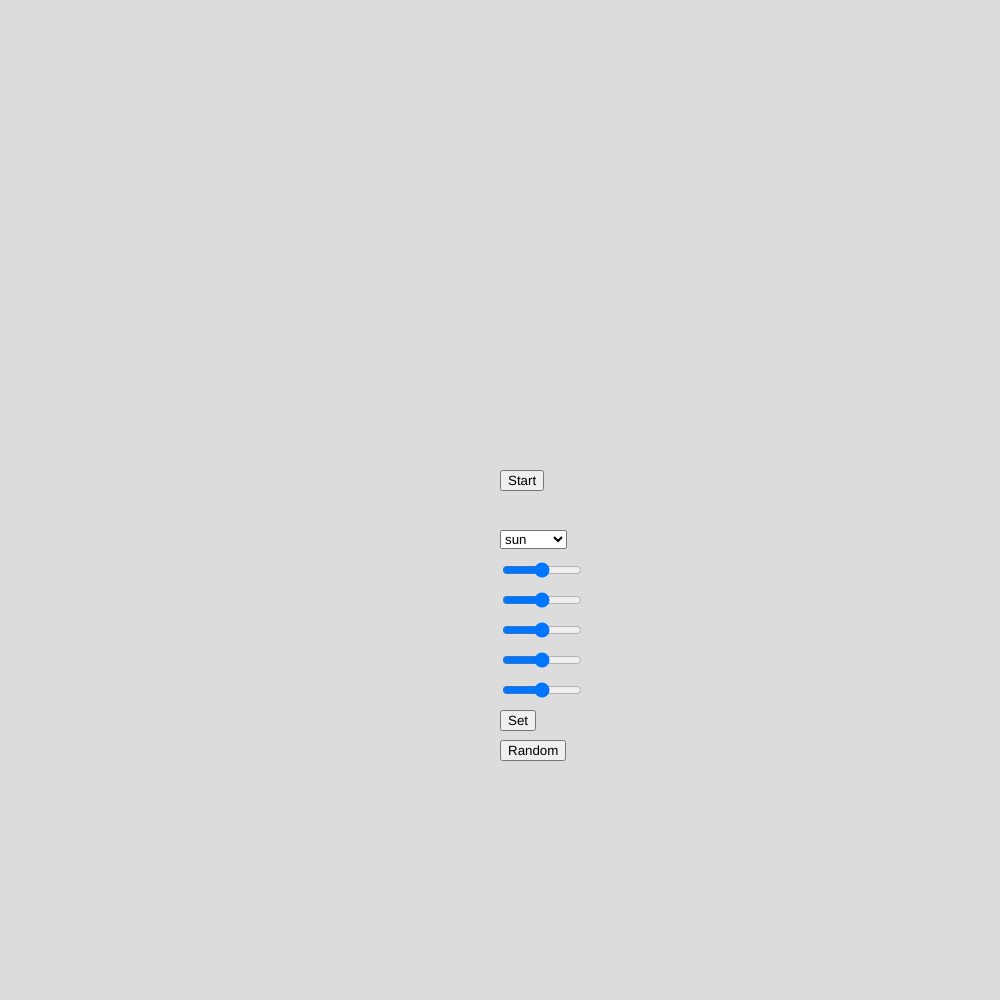
Frame 1 (no input)
Frame 60 (no input): identical to frame 1, image omitted
Frame 120 (the mouse pressed at the canvas centre since frame 60): identical to frame 1, image omitted

The p5.js sketch that drew this single still picture (run headless with seeded random() and noise() and a simulated clock; from frame 60 on, the mouse is pressed at the canvas centre):

// p5.js sketch
// ── sketch.js
let sytem;
let G;
let v_scale;
let m_scale;
let p_scale;

let sliderM;
let sliderVx;
let sliderVy;
let sliderX;
let sliderY;
let button;
let pause;
let buttonSet;
let sel;
let rand;

let start = false;

let names;

function setup() {
  textAlign(CENTER);
  createCanvas(1000, 1000);
  
  sliderM = createSlider(0, 100, 50);
  sliderM.position(500, 560);
  sliderM.style('width', '80px');
  
  sliderVx = createSlider(-25, 25, 0);
  sliderVx.position(500, 590);
  sliderVx.style('width', '80px');
  
  sliderVy = createSlider(-25, 25, 0);
  sliderVy.position(500, 620);
  sliderVy.style('width', '80px');
  
  sliderX = createSlider(0, 1000, 500);
  sliderX.position(500, 650);
  sliderX.style('width', '80px');
  
  sliderY = createSlider(0, 1000, 500);
  sliderY.position(500, 680);
  sliderY.style('width', '80px');
  
  
  button = createButton('Start');
  button.position(500, 470);
  button.mousePressed(starting);
  
  buttonSet = createButton('Set');
  buttonSet.position(500, 710);
  buttonSet.mousePressed(sett);
  
  pause = createButton('Pause');
  pause.hide();
  pause.position(50, 970);
  pause.mousePressed(starting);
  
  rand = createButton('Random')
  rand.position(500, 740)
  rand.mousePressed(randm);
  
  sel = createSelect();
  sel.position(500, 530);
  
  
  G = 6.67 * Math.pow(10, -11);
  v_scale = 6 * Math.pow(10, 11);
  m_scale = 1
  p_scale = 1
  
  names = ["sun", "earth", "mars", "saturne"];
  let sun = new Planet(40, [0, 0], [600, 500], "yellow", names[0]);
  let earth = new Planet(20, [0, -25], [150, 500], "blue", names[1]);
  let mars = new Planet(10, [0, -8], [300, 500], "orange", names[2]);
  let saturne = new Planet(5, [0, -4], [450, 500], "grey", names[3]);
  system = [sun, earth, mars, saturne];
  
  system.forEach(p=>{sel.option(p.name)});
}


class Planet {
  constructor(m, v, pos, c, name) {
    this.masse = m;
    this.vitesse = v;
    this.pos = pos;

    this.color = c;
    this.name = name;
  }

  update(other_object) {
    var a = [0, 0];
    this.pos[0] += this.vitesse[0] / this.masse;
    this.pos[1] += this.vitesse[1] / this.masse;

    for (let i = 0; i < other_object.length; i++) {
      var o = other_object[i];

      var dx = o.pos[0] - this.pos[0];
      var dy = o.pos[1] - this.pos[1];
      var d = Math.pow((Math.pow(dx, 2) + Math.pow(dy, 2)), 0.5);
      if (d != 0) {
        a[0] += G * o.masse * dx / Math.pow(d, 3);
        a[1] += G * o.masse * dy / Math.pow(d, 3);
        this.vitesse[0] += a[0] * v_scale;
        this.vitesse[1] += a[1] * v_scale;
      }
    }
  }

  draw() {
    let c = color(this.color);
    fill(c);

    ellipse(this.pos[0]*p_scale, this.pos[1]*p_scale, this.masse*m_scale, this.masse*m_scale);
  }
}



function draw() {
  background(220);

  
  if (start == 1){
    system.forEach(p=>{p.update(system); p.draw()});
    button.hide();
    buttonSet.hide();
    sliderM.hide();
    sliderVx.hide();
    sliderVy.hide();
    sliderX.hide();
    sliderY.hide();
    sel.hide();
    pause.show();
  }
  
}

function starting(){
  if (start == false){
    start = true;
  }else{
    start = false;
  }
}


function sett(){
  print(sel.value());
  system[names.indexOf(sel.value())].masse = sliderM.value();
  system[names.indexOf(sel.value())].vitesse = [sliderVx.value(), sliderVy.value()];
  system[names.indexOf(sel.value())].pos = [sliderX.value(), sliderY.value()];
}

function randm(){
  for (let i=0; i<system.length; i++){
    system[i].masse = random(1, 50);
    system[i].vitesse = [random(-1, 1), random(-10, 10)];
    system[i].pos = [random(50, 950), random(400, 600)];
  }

  start = true;
}
